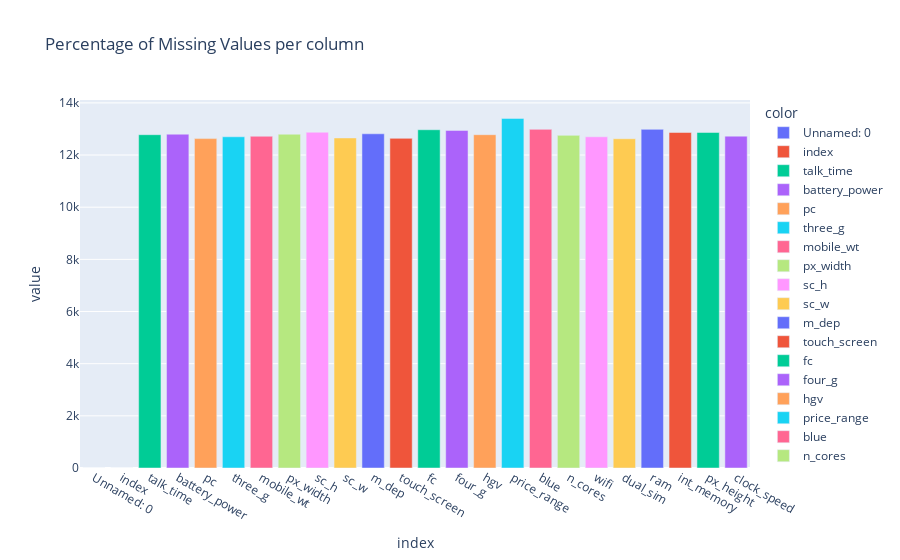

Source (notebook cell):
### Markdown cell above
The percentage of null values in each characteristic increases by approximately 9 points, now there is an average percentage of missing values of 13%, which is a low value considering the size of the dataset, therefore it is decided to eliminate the records with a presence of null values.

### Code cell
(ds.isnull().sum()).plot.bar(title = 'Percentage of Missing Values per column',color=ds.columns)

### Figure 1 — Plotly figure (JSON) as saved in the notebook; plotly's stock layout.template omitted (floating-point values rounded to 4 significant figures)
{"data": [{"alignmentgroup": "True", "hovertemplate": "color=Unnamed: 0<br>index=%{x}<br>value=%{y}<extra></extra>", "legendgroup": "Unnamed: 0", "marker": {"color": "#636efa", "pattern": {"shape": ""}}, "name": "Unnamed: 0", "offsetgroup": "Unnamed: 0", "orientation": "v", "showlegend": true, "textposition": "auto", "type": "bar", "x": ["Unnamed: 0"], "xaxis": "x", "y": [0], "yaxis": "y"}, {"alignmentgroup": "True", "hovertemplate": "color=index<br>index=%{x}<br>value=%{y}<extra></extra>", "legendgroup": "index", "marker": {"color": "#EF553B", "pattern": {"shape": ""}}, "name": "index", "offsetgroup": "index", "orientation": "v", "showlegend": true, "textposition": "auto", "type": "bar", "x": ["index"], "xaxis": "x", "y": [0], "yaxis": "y"}, {"alignmentgroup": "True", "hovertemplate": "color=talk_time<br>index=%{x}<br>value=%{y}<extra></extra>", "legendgroup": "talk_time", "marker": {"color": "#00cc96", "pattern": {"shape": ""}}, "name": "talk_time", "offsetgroup": "talk_time", "orientation": "v", "showlegend": true, "textposition": "auto", "type": "bar", "x": ["talk_time"], "xaxis": "x", "y": [12780], "yaxis": "y"}, {"alignmentgroup": "True", "hovertemplate": "color=battery_power<br>index=%{x}<br>value=%{y}<extra></extra>", "legendgroup": "battery_power", "marker": {"color": "#ab63fa", "pattern": {"shape": ""}}, "name": "battery_power", "offsetgroup": "battery_power", "orientation": "v", "showlegend": true, "textposition": "auto", "type": "bar", "x": ["battery_power"], "xaxis": "x", "y": [12800], "yaxis": "y"}, {"alignmentgroup": "True", "hovertemplate": "color=pc<br>index=%{x}<br>value=%{y}<extra></extra>", "legendgroup": "pc", "marker": {"color": "#FFA15A", "pattern": {"shape": ""}}, "name": "pc", "offsetgroup": "pc", "orientation": "v", "showlegend": true, "textposition": "auto", "type": "bar", "x": ["pc"], "xaxis": "x", "y": [12630], "yaxis": "y"}, {"alignmentgroup": "True", "hovertemplate": "color=three_g<br>index=%{x}<br>value=%{y}<extra></extra>", "legendgroup": "three_g", "marker": {"color": "#19d3f3", "pattern": {"shape": ""}}, "name": "three_g", "offsetgroup": "three_g", "orientation": "v", "showlegend": true, "textposition": "auto", "type": "bar", "x": ["three_g"], "xaxis": "x", "y": [12700], "yaxis": "y"}, {"alignmentgroup": "True", "hovertemplate": "color=mobile_wt<br>index=%{x}<br>value=%{y}<extra></extra>", "legendgroup": "mobile_wt", "marker": {"color": "#FF6692", "pattern": {"shape": ""}}, "name": "mobile_wt", "offsetgroup": "mobile_wt", "orientation": "v", "showlegend": true, "textposition": "auto", "type": "bar", "x": ["mobile_wt"], "xaxis": "x", "y": [12720], "yaxis": "y"}, {"alignmentgroup": "True", "hovertemplate": "color=px_width<br>index=%{x}<br>value=%{y}<extra></extra>", "legendgroup": "px_width", "marker": {"color": "#B6E880", "pattern": {"shape": ""}}, "name": "px_width", "offsetgroup": "px_width", "orientation": "v", "showlegend": true, "textposition": "auto", "type": "bar", "x": ["px_width"], "xaxis": "x", "y": [12800], "yaxis": "y"}, {"alignmentgroup": "True", "hovertemplate": "color=sc_h<br>index=%{x}<br>value=%{y}<extra></extra>", "legendgroup": "sc_h", "marker": {"color": "#FF97FF", "pattern": {"shape": ""}}, "name": "sc_h", "offsetgroup": "sc_h", "orientation": "v", "showlegend": true, "textposition": "auto", "type": "bar", "x": ["sc_h"], "xaxis": "x", "y": [12875], "yaxis": "y"}, {"alignmentgroup": "True", "hovertemplate": "color=sc_w<br>index=%{x}<br>value=%{y}<extra></extra>", "legendgroup": "sc_w", "marker": {"color": "#FECB52", "pattern": {"shape": ""}}, "name": "sc_w", "offsetgroup": "sc_w", "orientation": "v", "showlegend": true, "textposition": "auto", "type": "bar", "x": ["sc_w"], "xaxis": "x", "y": [12655], "yaxis": "y"}, {"alignmentgroup": "True", "hovertemplate": "color=m_dep<br>index=%{x}<br>value=%{y}<extra></extra>", "legendgroup": "m_dep", "marker": {"color": "#636efa", "pattern": {"shape": ""}}, "name": "m_dep", "offsetgroup": "m_dep", "orientation": "v", "showlegend": true, "textposition": "auto", "type": "bar", "x": ["m_dep"], "xaxis": "x", "y": [12815], "yaxis": "y"}, {"alignmentgroup": "True", "hovertemplate": "color=touch_screen<br>index=%{x}<br>value=%{y}<extra></extra>", "legendgroup": "touch_screen", "marker": {"color": "#EF553B", "pattern": {"shape": ""}}, "name": "touch_screen", "offsetgroup": "touch_screen", "orientation": "v", "showlegend": true, "textposition": "auto", "type": "bar", "x": ["touch_screen"], "xaxis": "x", "y": [12640], "yaxis": "y"}, {"alignmentgroup": "True", "hovertemplate": "color=fc<br>index=%{x}<br>value=%{y}<extra></extra>", "legendgroup": "fc", "marker": {"color": "#00cc96", "pattern": {"shape": ""}}, "name": "fc", "offsetgroup": "fc", "orientation": "v", "showlegend": true, "textposition": "auto", "type": "bar", "x": ["fc"], "xaxis": "x", "y": [12970], "yaxis": "y"}, {"alignmentgroup": "True", "hovertemplate": "color=four_g<br>index=%{x}<br>value=%{y}<extra></extra>", "legendgroup": "four_g", "marker": {"color": "#ab63fa", "pattern": {"shape": ""}}, "name": "four_g", "offsetgroup": "four_g", "orientation": "v", "showlegend": true, "textposition": "auto", "type": "bar", "x": ["four_g"], "xaxis": "x", "y": [12945], "yaxis": "y"}, {"alignmentgroup": "True", "hovertemplate": "color=hgv<br>index=%{x}<br>value=%{y}<extra></extra>", "legendgroup": "hgv", "marker": {"color": "#FFA15A", "pattern": {"shape": ""}}, "name": "hgv", "offsetgroup": "hgv", "orientation": "v", "showlegend": true, "textposition": "auto", "type": "bar", "x": ["hgv"], "xaxis": "x", "y": [12780], "yaxis": "y"}, {"alignmentgroup": "True", "hovertemplate": "color=price_range<br>index=%{x}<br>value=%{y}<extra></extra>", "legendgroup": "price_range", "marker": {"color": "#19d3f3", "pattern": {"shape": ""}}, "name": "price_range", "offsetgroup": "price_range", "orientation": "v", "showlegend": true, "textposition": "auto", "type": "bar", "x": ["price_range"], "xaxis": "x", "y": [13405], "yaxis": "y"}, {"alignmentgroup": "True", "hovertemplate": "color=blue<br>index=%{x}<br>value=%{y}<extra></extra>", "legendgroup": "blue", "marker": {"color": "#FF6692", "pattern": {"shape": ""}}, "name": "blue", "offsetgroup": "blue", "orientation": "v", "showlegend": true, "textposition": "auto", "type": "bar", "x": ["blue"], "xaxis": "x", "y": [12985], "yaxis": "y"}, {"alignmentgroup": "True", "hovertemplate": "color=n_cores<br>index=%{x}<br>value=%{y}<extra></extra>", "legendgroup": "n_cores", "marker": {"color": "#B6E880", "pattern": {"shape": ""}}, "name": "n_cores", "offsetgroup": "n_cores", "orientation": "v", "showlegend": true, "textposition": "auto", "type": "bar", "x": ["n_cores"], "xaxis": "x", "y": [12755], "yaxis": "y"}, {"alignmentgroup": "True", "hovertemplate": "color=wifi<br>index=%{x}<br>value=%{y}<extra></extra>", "legendgroup": "wifi", "marker": {"color": "#FF97FF", "pattern": {"shape": ""}}, "name": "wifi", "offsetgroup": "wifi", "orientation": "v", "showlegend": true, "textposition": "auto", "type": "bar", "x": ["wifi"], "xaxis": "x", "y": [12700], "yaxis": "y"}, {"alignmentgroup": "True", "hovertemplate": "color=dual_sim<br>index=%{x}<br>value=%{y}<extra></extra>", "legendgroup": "dual_sim", "marker": {"color": "#FECB52", "pattern": {"shape": ""}}, "name": "dual_sim", "offsetgroup": "dual_sim", "orientation": "v", "showlegend": true, "textposition": "auto", "type": "bar", "x": ["dual_sim"], "xaxis": "x", "y": [12625], "yaxis": "y"}, {"alignmentgroup": "True", "hovertemplate": "color=ram<br>index=%{x}<br>value=%{y}<extra></extra>", "legendgroup": "ram", "marker": {"color": "#636efa", "pattern": {"shape": ""}}, "name": "ram", "offsetgroup": "ram", "orientation": "v", "showlegend": true, "textposition": "auto", "type": "bar", "x": ["ram"], "xaxis": "x", "y": [12985], "yaxis": "y"}, {"alignmentgroup": "True", "hovertemplate": "color=int_memory<br>index=%{x}<br>value=%{y}<extra></extra>", "legendgroup": "int_memory", "marker": {"color": "#EF553B", "pattern": {"shape": ""}}, "name": "int_memory", "offsetgroup": "int_memory", "orientation": "v", "showlegend": true, "textposition": "auto", "type": "bar", "x": ["int_memory"], "xaxis": "x", "y": [12865], "yaxis": "y"}, {"alignmentgroup": "True", "hovertemplate": "color=px_height<br>index=%{x}<br>value=%{y}<extra></extra>", "legendgroup": "px_height", "marker": {"color": "#00cc96", "pattern": {"shape": ""}}, "name": "px_height", "offsetgroup": "px_height", "orientation": "v", "showlegend": true, "textposition": "auto", "type": "bar", "x": ["px_height"], "xaxis": "x", "y": [12865], "yaxis": "y"}, {"alignmentgroup": "True", "hovertemplate": "color=clock_speed<br>index=%{x}<br>value=%{y}<extra></extra>", "legendgroup": "clock_speed", "marker": {"color": "#ab63fa", "pattern": {"shape": ""}}, "name": "clock_speed", "offsetgroup": "clock_speed", "orientation": "v", "showlegend": true, "textposition": "auto", "type": "bar", "x": ["clock_speed"], "xaxis": "x", "y": [12725], "yaxis": "y"}], "layout": {"barmode": "relative", "legend": {"title": {"text": "color"}, "tracegroupgap": 0}, "title": {"text": "Percentage of Missing Values per column"}, "xaxis": {"anchor": "y", "domain": [0, 1], "title": {"text": "index"}}, "yaxis": {"anchor": "x", "domain": [0, 1], "title": {"text": "value"}}}}
